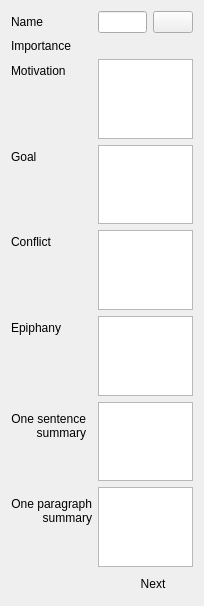
                   <widget class="QWidget" name="scrollAreaPersoInfosWidget">
                    <property name="geometry">
                     <rect>
                      <x>0</x>
                      <y>0</y>
                      <width>204</width>
                      <height>606</height>
                     </rect>
                    </property>
                    <layout class="QFormLayout" name="formLayout_8">
                     <property name="fieldGrowthPolicy">
                      <enum>QFormLayout::AllNonFixedFieldsGrow</enum>
                     </property>
                     <item row="4" column="0">
                      <widget class="QLabel" name="label_4">
                       <property name="text">
                        <string>Motivation</string>
                       </property>
                      </widget>
                     </item>
                     <item row="4" column="1">
                      <widget class="MDEditCompleter" name="txtPersoMotivation"/>
                     </item>
                     <item row="5" column="0">
                      <widget class="QLabel" name="label_5">
                       <property name="text">
                        <string>Goal</string>
                       </property>
                      </widget>
                     </item>
                     <item row="5" column="1">
                      <widget class="MDEditCompleter" name="txtPersoGoal"/>
                     </item>
                     <item row="6" column="0">
                      <widget class="QLabel" name="label_6">
                       <property name="text">
                        <string>Conflict</string>
                       </property>
                      </widget>
                     </item>
                     <item row="6" column="1">
                      <widget class="MDEditCompleter" name="txtPersoConflict"/>
                     </item>
                     <item row="7" column="0">
                      <widget class="QLabel" name="label_7">
                       <property name="text">
                        <string>Epiphany</string>
                       </property>
                      </widget>
                     </item>
                     <item row="7" column="1">
                      <widget class="MDEditCompleter" name="txtPersoEpiphany"/>
                     </item>
                     <item row="8" column="0">
                      <widget class="QLabel" name="label_24">
                       <property name="text">
                        <string>&lt;html&gt;&lt;head/&gt;&lt;body&gt;&lt;p align=&quot;right&quot;&gt;One sentence&lt;br/&gt;summary&lt;/p&gt;&lt;/body&gt;&lt;/html&gt;</string>
                       </property>
                      </widget>
                     </item>
                     <item row="8" column="1">
                      <widget class="MDEditCompleter" name="txtPersoSummarySentence"/>
                     </item>
                     <item row="9" column="0">
                      <widget class="QLabel" name="label_8">
                       <property name="text">
                        <string>&lt;html&gt;&lt;head/&gt;&lt;body&gt;&lt;p align=&quot;right&quot;&gt;One paragraph&lt;br/&gt;summary&lt;/p&gt;&lt;/body&gt;&lt;/html&gt;</string>
                       </property>
                      </widget>
                     </item>
                     <item row="9" column="1">
                      <widget class="MDEditCompleter" name="txtPersoSummaryPara"/>
                     </item>
                     <item row="10" column="1">
                      <layout class="QHBoxLayout" name="horizontalLayout_21">
                       <item>
                        <spacer name="horizontalSpacer_3">
                         <property name="orientation">
                          <enum>Qt::Horizontal</enum>
                         </property>
                         <property name="sizeHint" stdset="0">
                          <size>
                           <width>40</width>
                           <height>20</height>
                          </size>
                         </property>
                        </spacer>
                       </item>
                       <item>
                        <widget class="QPushButton" name="btnStepFour">
                         <property name="text">
                          <string>Next</string>
                         </property>
                         <property name="icon">
                          <iconset theme="go-next">
                           <normaloff>.</normaloff>.</iconset>
                         </property>
                         <property name="flat">
                          <bool>true</bool>
                         </property>
                        </widget>
                       </item>
                      </layout>
                     </item>
                     <item row="3" column="0">
                      <widget class="QLabel" name="label_18">
                       <property name="text">
                        <string>Importance</string>
                       </property>
                      </widget>
                     </item>
                     <item row="3" column="1">
                      <widget class="sldImportance" name="sldPersoImportance" native="true">
                       <property name="sizePolicy">
                        <sizepolicy hsizetype="Expanding" vsizetype="Preferred">
                         <horstretch>0</horstretch>
                         <verstretch>0</verstretch>
                        </sizepolicy>
                       </property>
                      </widget>
                     </item>
                     <item row="2" column="0">
                      <widget class="QLabel" name="label_3">
                       <property name="text">
                        <string>Name</string>
                       </property>
                      </widget>
                     </item>
                     <item row="2" column="1">
                      <layout class="QHBoxLayout" name="horizontalLayout_3">
                       <item>
                        <widget class="lineEditView" name="txtPersoName"/>
                       </item>
                       <item>
                        <widget class="QPushButton" name="btnPersoColor">
                         <property name="text">
                          <string/>
                         </property>
                        </widget>
                       </item>
                      </layout>
                     </item>
                    </layout>
                   </widget>
